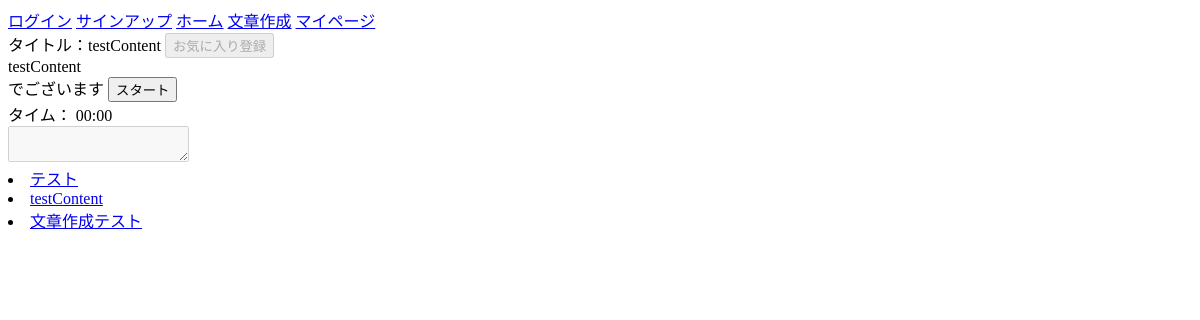
The page /2/ on the database as committed earlier.
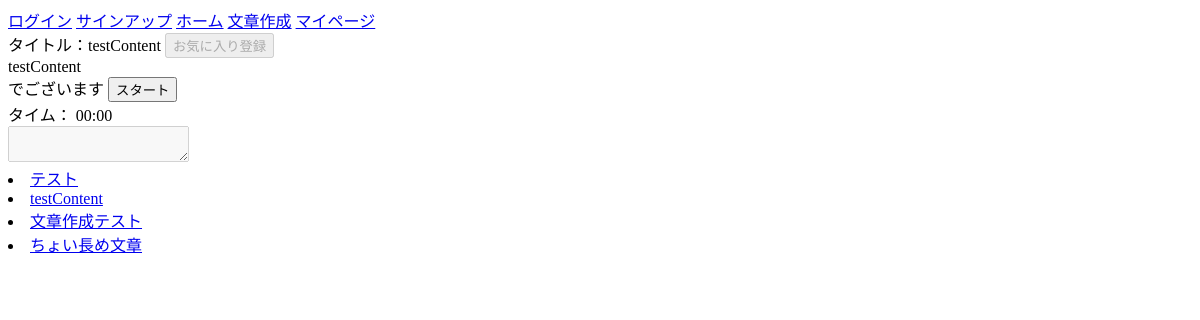
The same page on the database as committed later.
### contentapp/models.py (models this page shows, shortened)
class Content(models.Model):
    user = models.ForeignKey(
        settings.AUTH_USER_MODEL,
        on_delete=models.SET_NULL,
        null=True,
        blank=True
    )
    title = models.CharField(max_length=30, unique=True)
    sentence = models.TextField()
    is_public = models.BooleanField(default=True)
    created_at = models.DateTimeField(auto_now_add=True)

### typingapp/views.py (the view, shortened to what this page needs)
# urls.py: path('<int:pk>/', views.IndexView.as_view(), name='typing'),
class IndexView(generic.DetailView):
    model = Content
    template_name = "index.html"
    context_object_name = "content_object"
    def get_object(self, queryset=None):
        pk = self.kwargs.get("pk", 1)
        return Content.objects.get(pk=pk)
    def get_context_data(self, **kwargs):
        context = super().get_context_data(**kwargs)
        pk = self.kwargs['pk']
        content = Content.objects.get(pk=pk)
        if self.request.user.is_authenticated:
            is_favorite = Favorite.objects.filter(user=self.request.user, title=content).exists()
        else:
            is_favorite = False
        context['is_favorite'] = is_favorite
        context['content_list'] = Content.objects.all()
        return context

### typingapp/templates/index.html (shortened to what this page needs)
{% extends "base.html" %}
{% load static %}
{% block contents %}
    <div id="title">
        タイトル：{{ content_object.title }}
        {% if user.is_authenticated %}
            {% if is_favorite %}
                <form method="POST">
                    {% csrf_token %}
                    <input type="hidden" name="action" value="delete_favorite">
                    <input type="submit" value="お気に入り削除">
                </form>
            {% else %}
                <form method="POST">
                    {% csrf_token %}
                    <input type="hidden" name="action" value="add_favorite">
                    <input type="submit" value="お気に入り登録">
                </form>
            {% endif %}
        {% else %}
            <input type="submit" value="お気に入り登録" disabled>
        {% endif %}
    </div>
    <div id="target-sentence">{{ content_object.sentence }}</div>
    <button id="start-button">スタート</button>
    <div id="timer">タイム： 00:00</div>
    <textarea id="typing-input" disabled></textarea>
    {% for content in content_list %}
        <li><a href="{% url "typingapp:typing" content.pk %}">{{ content.title }}</a></li>
    {% endfor %}
{% endblock  %}

Rows that differ between the two databases and show on the page:
added Content: title "ちょい長め文章"
